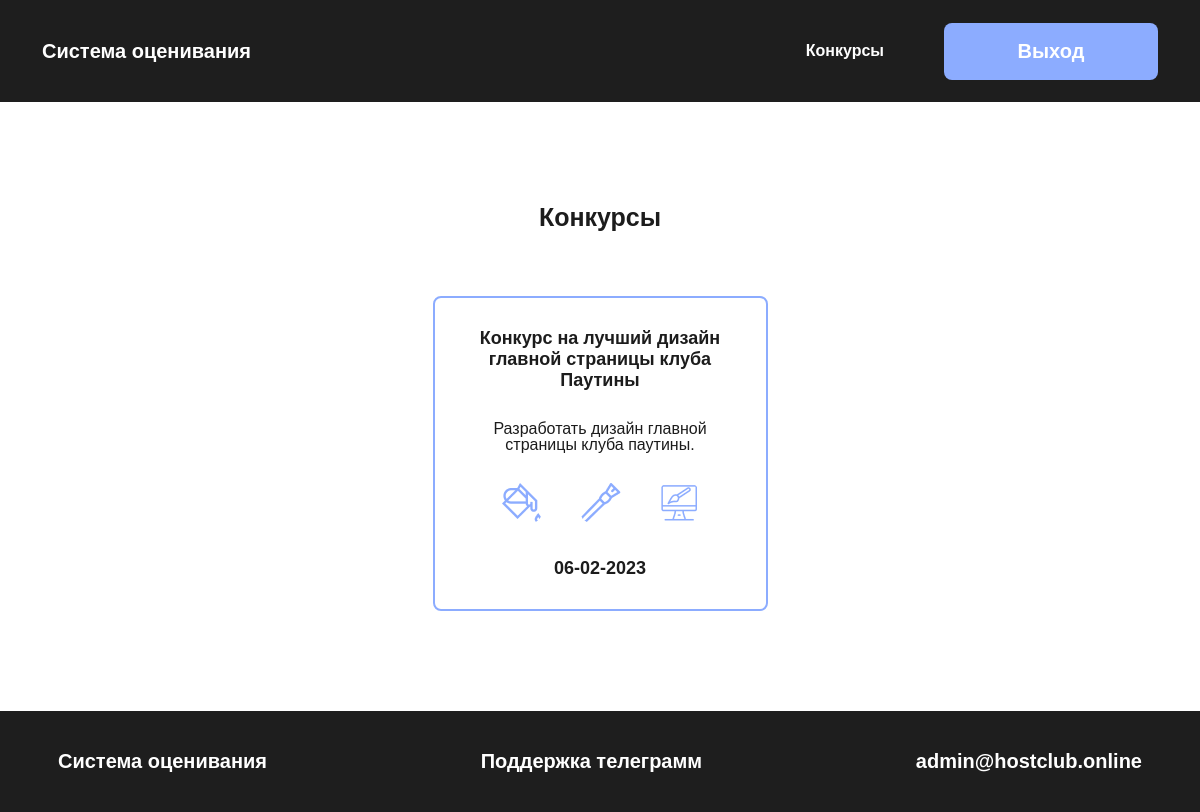
Screenshot of /competition (signed in) with the database file from the repository.
### tables this page shows
CREATE TABLE `users_competition` (
  `id` int NOT NULL,
  `competition_id` int NOT NULL,
  `user_id` int NOT NULL,
  `user_role` int NOT NULL
);

CREATE TABLE `competition` (
  `id` int NOT NULL,
  `name` varchar(255) NOT NULL,
  `description` varchar(500) NOT NULL,
  `date_beginning` datetime NOT NULL,
  `expiration_date` datetime NOT NULL,
  `status` int DEFAULT '1',
  `path` varchar(255) NOT NULL
);

### application/controllers/CompetitionController.php (called while the page is built, shortened)
<?php
class CompetitionController extends Controller
{
    public function showCompetitionCode()
    {
        $this->competition = $this->model->getCompetition();
        $vars = [
            'competition' => $this->competition,
        ];
        return $vars;
    }
    public function showAction()
    {
        $vars = $this->showCompetitionCode();
        $this->view->render('Конкурсы', $vars);
    }
}

### index.php (called while the page is built, shortened)
<?php
spl_autoload_register(function ($class) {
    $path = str_replace('\\','/', $class . '.php');
});
$router = new Router();
    $router->run();

### application/lib/Db.php (called while the page is built, shortened)
<?php
class Db
{
    protected $db;
    public function __construct()
    {
        $config = require 'application/config/db.php';
        try {
            $dsn = 'mysql:host=' . $config['host'] . ';dbname=' . $config['dbname'] . ';charset=' . $config['charset'];
            $option = [
                PDO::ATTR_ERRMODE => PDO::ERRMODE_EXCEPTION,
            ];
            $this->db = new \PDO($dsn, $config['username'], $config['password'], $option);
        } catch (\PDOException $exceptione) {
            echo 'Ошибка при подключении к базе данных: ' . $exceptione->getMessage();
        }
    }
    public function query($sql, $params = []) {
        $stmt = $this->db->prepare($sql);
        if(!empty($params)) {
            foreach ($params as $key => $val) {
                $stmt->bindValue(':' . $key , $val);
            }
        }
        $stmt->execute();
        return $stmt;
    }
    public function row($sql, $params = []) {
        $result = $this->query($sql, $params);
        return $result->fetchAll(PDO::FETCH_ASSOC);
    }
}

### application/config/db.php (called while the page is built)
<?php
return [
    'host' => 'localhost',
    'dbname' => 'grading_system',
    'username' => 'root',
    'password' => '',
    'charset' => 'utf8'
];

### application/models/Competition.php (called while the page is built, shortened)
<?php
class Competition extends Model
{
    public function getCompetition()
    {
        if (isset($_SESSION['user'])) :
            if ($_SESSION['user']['role'] === 1) :
                $params = [
                    'user_id' => $_SESSION['user']['id'],
                ];
                $result = $this->db->row('SELECT * FROM `users_competition` JOIN `competition`
                ON users_competition.competition_id = competition.id WHERE `user_id` = :user_id', $params);
                return $result;
            endif;
        endif;
    }
}

### application/core/Model.php (called while the page is built, shortened)
<?php
abstract class Model
{
    public function __construct() {
        $this->db = new Db;
    }
}

### application/views/competition/show.php (the view, shortened to what this page needs)
<div class="conkurs">
    <h1 class="zag__conkurs">
        Конкурсы
    </h1>
    <div class="conkurs__blocks">
        <?php
            foreach ($competition as $key => $val):
                ?>
                    <div class="conkurs__block">
                    <h3 class="name__conkurs">
                        <?php echo $val['name']; ?>
                    </h3>
                    <p class="text__conkurs">
                        <?php echo $val['description']; ?>
                    </p>
                    <div class="ikons__conkurs">
                        <div class="ikon__conkurs">
                            <img src="public/images/ikon.png" alt="icon">
                        </div>
                        <div class="ikon__conkurs">
                            <img src="public/images/ikon2.png" alt="icon">
                        </div>
                        <div class="ikon__conkurs">
                            <img src="public/images/ikon3.png" alt="icon">
                        </div>
                    </div>
                    <p class="date__conkurs">
                        <?php
                            $date = new DateTimeImmutable ($val['date_beginning']);
                            echo $date->format('d-m-Y');
                        ?>
                    </p>
                </div>
                <?php
            endforeach;
        ?>
    </div>
</div>

### public/styles/style.css (style rules this page uses)
*, *::after, *::before { box-sizing: border-box; margin: 0; padding: 0; }
body { font-family: "Pragmatica", arial; }
@media (max-width: 1400px) { .header__inner, .footer__inner, .auth, .add-conkurs, .conkurs-admin, .conkurs, .ocenka, .one-conkurs, .start__container { margin: 0 20px !important; } }
.conkurs { max-width: 1400px; margin: 0 auto; padding: 100px 0; display: flex; flex-direction: column; align-items: center; }
.zag__conkurs { font-style: normal; font-weight: 700; font-size: 25px; line-height: 30px; color: #1c1c1c; text-align: center; }
.conkurs__blocks { margin-top: 64px; display: flex; gap: 20px; justify-content: center; flex-wrap: wrap; }
.conkurs__block { width: 335px; position: relative; border: 2px solid #8cacff; border-radius: 8px; padding: 30px 25px; display: flex; flex-direction: column; gap: 30px; align-items: center; overflow: hidden; }
.name__conkurs { font-style: normal; font-weight: 600; font-size: 18px; line-height: 21px; color: #1c1c1c; text-align: center; }
.text__conkurs { font-style: normal; font-weight: 500; font-size: 16px; line-height: 16px; text-align: center; color: #1c1c1c; text-align: center; }
.ikons__conkurs { display: flex; gap: 38px; }
.date__conkurs { font-style: normal; font-weight: 700; font-size: 18px; line-height: 22px; color: #1c1c1c; }
html, body { height: 100%; }

### rows the page displays
users_competition: competition.name "Конкурс на лучший дизайн главной страницы клуба Паутины", competition.description "Разработать дизайн главной страницы клуба паутины.", competition.date_beginning "06-02-2023"
